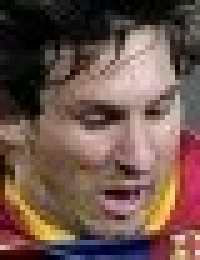
#> input picture img_operations/messi_face.jpg, 40 x 52 px (shown 5 times larger)
$ python resize.py
#> lines starting #> are read from the running program, lines starting #| are printed output that depends on the picture
import cv2
import numpy as np


var_img = cv2.imread('messi_face.jpg')
#> var_img is the input picture: shape (52, 40, 3); mean B, G, R 75.6, 84.3, 110.3
## cv2.resize( source , size , fx , fy , interpolation )

## to shrink we use cv2.INTER_AREA
## to magnify the image we use cv2.INTER_LINEAR or cv2.INTER_CUBIC
small_img = cv2.resize(var_img , None , fx =2 , fy=2  , interpolation = cv2.INTER_CUBIC)
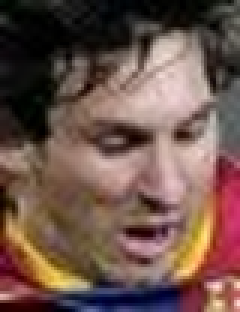
#> small_img: shape (104, 80, 3) (shown 3 times larger); mean B, G, R 75.6, 84.3, 110.3

cv2.imshow('var_img' , var_img)
cv2.imshow('small_img' , small_img)

cv2.waitKey(0)

cv2.destroyAllWindows()
